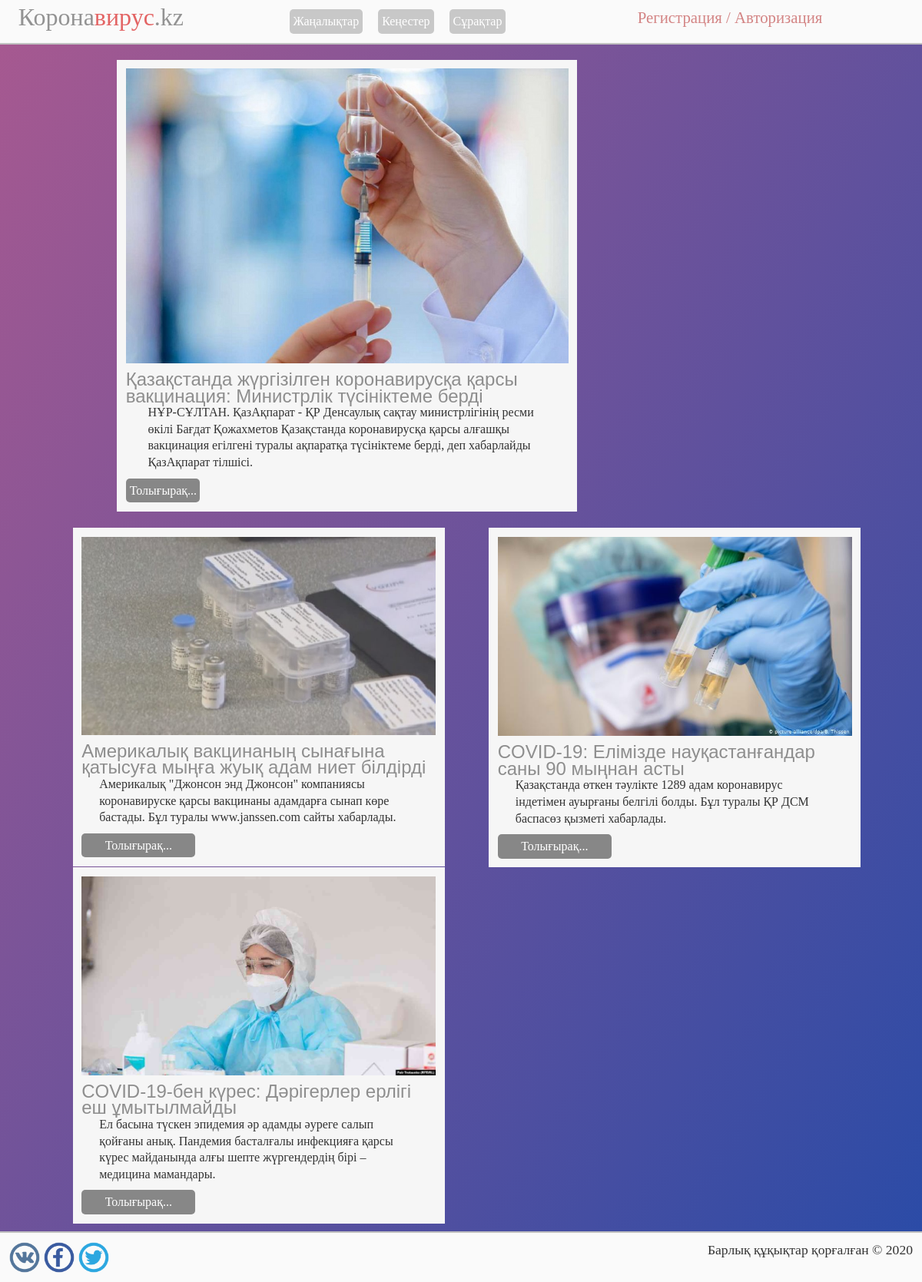
Page /news.php on the committed database.
### tables this page shows
CREATE TABLE `news` (
  `id` int(11) UNSIGNED NOT NULL,
  `title` varchar(255) NOT NULL,
  `intro_text` text NOT NULL,
  `full_text` text NOT NULL
);

### functions/functions.php (called while the page is built, shortened)
<?php
require_once "connect.php";
function getNews($limit, $id){
	global $mysqli;
	if($id)
		$where = "WHERE id =".$id;
	else
   	$where = null;
	$result = $mysqli -> query ("SELECT * FROM news $where ORDER BY id DESC LIMIT $limit");
	if(!$id)
	return resultToArray($result);
else
	return $result -> fetch_assoc();
}
function resultToArray($result){
	$array = array();
	while (($row=$result->fetch_assoc()) != false)
		$array[] = $row;
	return $array;
}
?>

### news.php (the view, shortened to what this page needs)
<!DOCTYPE html>
<html>
<head>
	<?php
	require_once "functions/functions.php";
	require_once "blocks/head.php" ;
	$news = getNews(4,'');
	?>
</head>
<body>
	<?php require_once "blocks/header.php" ?>
	<div id="wrapper">
		<div id="leftCol">
		<?php
		for ($i=0; $i <count($news); $i++){
			if($i==0)
				echo "<div id=\"bigArticle\">";
			else
				echo "<div class=\"article\">";
			echo '<img src="img/article/'.$news[$i]["id"].'.jpg" alt="Жаңалық '.$news[$i]["id"].'" title="Жаңалық '.$news[$i]["id"].'">
				<h2>'.$news[$i]["title"].'</h2>
				<p>'.$news[$i]["intro_text"].'</p>
				<a href="article.php?id='.$news[$i]["id"].'">
				<div class="more">Толығырақ...</div></a>
			</div>';
			if ($i==0)
				echo "<div class=\"clear\"><br></div>";
		}
		 ?>
		</div>
	</div>
<?php require_once "blocks/footer.php" ?>
</body>
</html>

### blocks/head.php (shortened to what this page needs)
<link href="css/style.css" rel="stylesheet" type="text/css">

### blocks/header.php
<header>
	<div id="logo">
		<a href="./" title="Басты бетке өту">Корона<span>вирус</span>.kz</a>
	</div>
	<div id="menuHead">
		<a href="news.php"><div style="margin-right: 5%">Жаңалықтар</div></a>
		<a href="advice.php"><div style="margin-right: 5%">Кеңестер</div></a>
		<a href="questions.php"><div>Cұрақтар</div></a>
	</div>
	<div id="regAuth">
		<a href="../auth/main.php">Регистрация / Авторизация</a>
	</div>
</header>

### blocks/footer.php
<footer>
	<div id="social">
		<a href="http://vk.com" title="Вк топ" target="_blank"><img src="img/vk.png" alt="Вк" title="Вк">
		</a>
		<a href="http://facebook.com" title="facebook топ" target="_blank"><img src="img/facebook.png" alt="facebook" title="facebook">
		</a>
		<a href="http://twitter.com" title="twitter топ" target="_blank"><img src="img/twitter.png" alt="twitter" title="twitter">
		</a>
	</div>
	<div id="rights">Барлық құқықтар қорғалған &copy;
		<?=date ('Y')?>
	</div>
</footer>

### css/style.css (style rules this page uses)
* { margin: 0; padding: 0; outline: none; }
html { height: 100% background-image: linear-gradient(122deg, #a85990, #294ba7); }
body { width: 100%; height: 100%; background-image: linear-gradient(122deg, #a85990, #294ba7); color: #333; font-family: "Times New Roman", Arial; font-size: 1em; line-height: 135%; float: left; }
img { max-width: 100%; height: auto; width: auto\9; }
a { color: #d38484; text-decoration: none; }
a,a:hover { -webkit-transition:all.6s ease; -o-transition:all.6s ease; -moz-transition:all.6s ease; -ms-transition:all.6s ease; transition:all.6s ease; }
.clear { clear: both; }
header { width: 98%; float: left; padding: 1%; background-color: #fafafa; border-bottom: 2px solid silver; margin-bottom: 20px; }
header #logo { width: 30%; float: left; margin-left: 1% }
header #logo a { color: #939393; font-size: 2em; font-family: "Times New Roman", sans-serif; }
header #logo span { color: #e36464; }
header #menuHead { width: 34%; float: left; }
header #menuHead div { float: left; padding: 5px; background-color: #c8c8c8; border-radius: 5px; color: #ffffff; }
header #regAuth { width: 30%; margin-left: 60%; text-align: right; font-size: 1.3em; }
#wrapper { width: 97%; margin-left: 3%; float: left; }
#wrapper #leftCol { width: 99%; margin-left: 1px; float: left; }
#wrapper #leftCol #bigArticle { width: 50%; height: 50%; margin-left: 10%; background-color: #f6f6f6; padding: 1%; float: left; }
#wrapper #leftCol #bigArticle img, #wrapper #leftCol .article img { width: 100%; float: left; margin-bottom: 10px; }
#wrapper #leftCol #bigArticle h2, #wrapper #leftCol .article h2 { font-weight: normal; font-size: 1.5em; color: #8E8E8E; font-family: sans-serif; }
#wrapper #leftCol #bigArticle p, #wrapper #leftCol .article p { width: 90%; margin-left: 5%; }
#wrapper #leftCol #bigArticle div.more { padding: 5px; border-radius: 5px; background-color: #878787; color: #fff; width: 15%; text-align: center; margin-top: 10px; }
#wrapper #leftCol .article { width: 40%; margin-left: 5%; background-color: #f6f6f6; padding: 1%; float: left; }
#wrapper #leftCol .article div.more { padding: 5px; border-radius: 5px; background-color: #878787; color: #fff; width: 30%; text-align: center; margin-top: 10px; }
footer { width: 98%; float: left; padding: 1%; background-color: #fafafa; border-top: 2px solid silver; margin-top: 10px; }
footer #social { width: 50%; float: left; }
footer #social img { width: 40px; height: 40px; float: left; margin-right: 5px; }
footer #rights { float: right; width: 50%; text-align: right; font-size: 1.1em; }

### rows in the picture
news: shows a picture, title "Қазақстанда жүргізілген коронавирусқа қарсы вакцинация: Министрлік түсініктеме берді", intro_text "НҰР-СҰЛТАН. ҚазАқпарат - ҚР Денсаулық сақтау министрлігінің ресми өкілі Бағдат Қожахметов Қазақстанда коронавирусқа қарсы алғашқы вакцинация егілгені туралы ақпаратқа түсініктеме берді, деп хабарлайды ҚазАқпарат тілшісі."
news: shows a picture, title "Америкалық вакцинаның сынағына қатысуға мыңға жуық адам ниет білдірді", intro_text "Америкалық \"Джонсон энд Джонсон\" компаниясы коронавируске қарсы вакцинаны адамдарға сынап көре бастады. Бұл туралы www.janssen.com сайты хабарлады."
news: shows a picture, title "COVID-19: Елімізде науқастанғандар саны 90 мыңнан асты", intro_text "Қазақстанда өткен тәулікте 1289 адам коронавирус індетімен ауырғаны белгілі болды. Бұл туралы ҚР ДСМ баспасөз қызметі хабарлады."
news: shows a picture, title "COVID-19-бен күрес: Дәрігерлер ерлігі еш ұмытылмайды", intro_text "Ел басына түскен эпидемия әр адамды әуреге салып қойғаны анық. Пандемия басталғалы инфекцияға қарсы күрес майданында алғы шепте жүргендердің бірі – медицина мамандары."

### other values in the picture
date ('Y') "2020"
